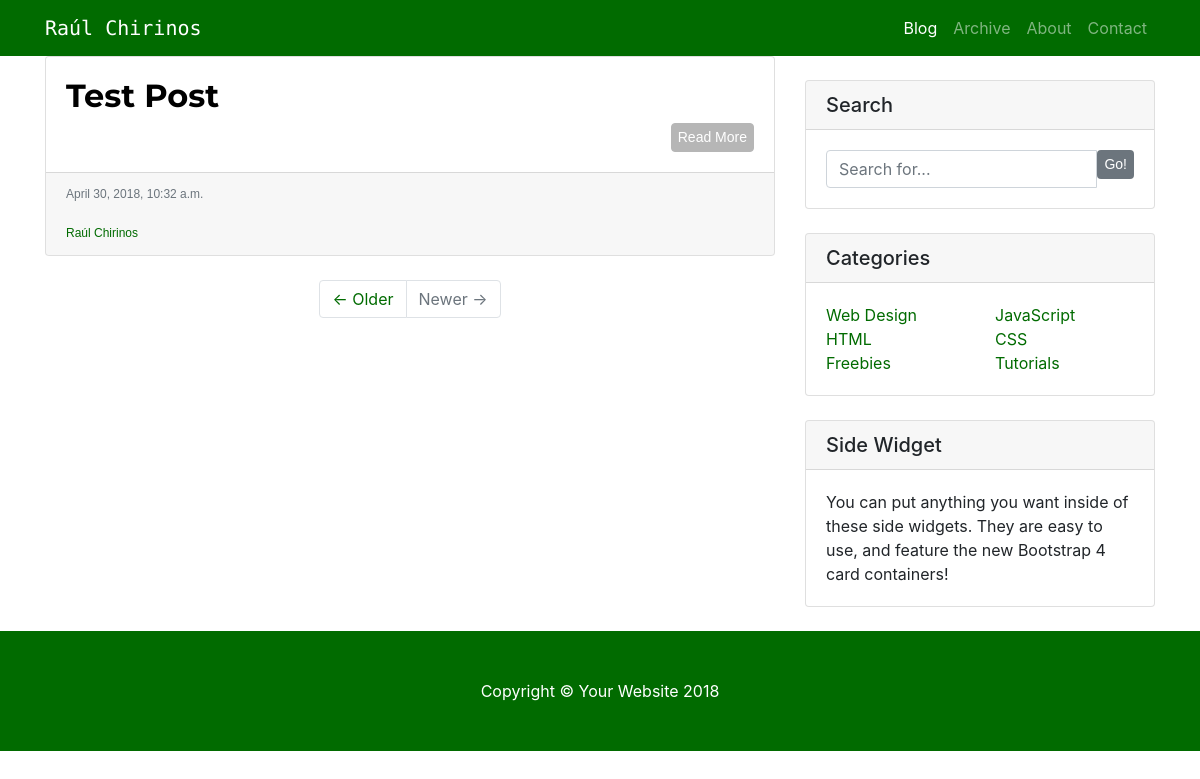
The app's page /, older data.
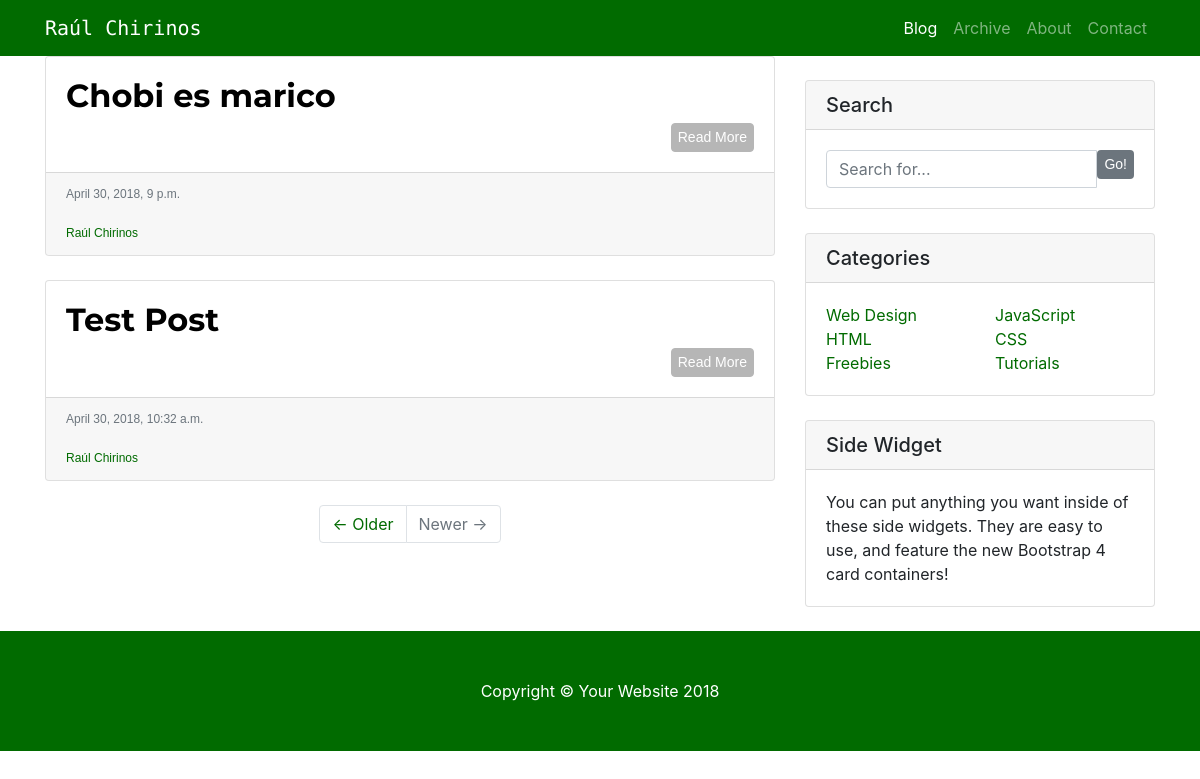
The same page, newer data.
### raulchirinos/models.py (models this page shows, shortened)
class Post(models.Model):
    title = models.CharField(max_length=255)
    body = MarkdownxField()
    tags = models.ManyToManyField(Tag)
    author = models.CharField(max_length=255, default='Raúl Chirinos')
    date = models.DateTimeField(auto_now_add=True, blank=True)
    slug = models.SlugField(max_length=500, unique=True, blank=True)
    class Meta:
        ordering = ['-date']
    @property
    def formatted_markdown(self):
        return markdownify(self.body)

### raulchirinos/templates/raulchirinos/index.html (shortened to what this page needs)
<!DOCTYPE html>
<html lang="en">
  <head>
    {% load static %}
    <link rel="stylesheet" type="text/css" href="{% static 'raulchirinos/bootstrap.min.css' %}" />
    <link href="{% static 'raulchirinos/blog-home.css' %}" rel="stylesheet">
  </head>
  <body>
    <nav class="navbar navbar-expand-lg navbar-dark bg-dark fixed-top">
      <div class="container">
        <a id='blog_title' href="/" class="navbar-brand" href="#">Raúl Chirinos</a>
        <div class="collapse navbar-collapse" id="navbarResponsive">
          <ul class="navbar-nav ml-auto">
            <li class="nav-item active">
              <a class="nav-link" href="/">Blog
              </a>
            </li>
            <li class="nav-item">
              <a class="nav-link" href="/archive">Archive</a>
            </li>
            <li class="nav-item">
              <a class="nav-link" href="#">About</a>
            </li>
            <li class="nav-item">
              <a class="nav-link" href="#">Contact</a>
            </li>
          </ul>
        </div>
      </div>
    </nav>
    <div class="container">
      <div class="row">
        <div class="col-md-8">
          {% for blog in object_list %}
            <div class="card mb-4">
              <div class="card-body">
                <h4> <a href="post/{{blog.slug}}" id="post_title" class="card-title">{{blog.title}}</a>  </h4>
                <a href="post/{{blog.slug}}" class="btn btn-primary">Read More</a>
              </div>
              <div class="card-footer text-muted">
                <p id="foot_page">{{blog.date}}</p>
                <a id="foot_page" href="#">{{blog.author}}</a>
              </div>
            </div>
          {% endfor %}
          <ul class="pagination justify-content-center mb-4">
            <li class="page-item">
              <a class="page-link" href="#">&larr; Older</a>
            </li>
            <li class="page-item disabled">
              <a class="page-link" href="#">Newer &rarr;</a>
            </li>
          </ul>
        </div>
        <div class="col-md-4">
          <div class="card my-4">
            <h5 class="card-header">Search</h5>
            <div class="card-body">
              <div class="input-group">
                <input type="text" class="form-control" placeholder="Search for...">
                <span class="input-group-btn">
                  <button class="btn btn-secondary" type="button">Go!</button>
                </span>
              </div>
            </div>
          </div>
          <div class="card my-4">
            <h5 class="card-header">Categories</h5>
            <div class="card-body">
              <div class="row">
                <div class="col-lg-6">
                  <ul class="list-unstyled mb-0">
                    <li>
                      <a href="#">Web Design</a>
                    </li>
                    <li>
                      <a href="#">HTML</a>
                    </li>
                    <li>
                      <a href="#">Freebies</a>
                    </li>
                  </ul>
                </div>
                <div class="col-lg-6">
                  <ul class="list-unstyled mb-0">
                    <li>
                      <a href="#">JavaScript</a>
                    </li>
                    <li>
                      <a href="#">CSS</a>
                    </li>
                    <li>
                      <a href="#">Tutorials</a>
                    </li>
                  </ul>
                </div>
              </div>
            </div>
          </div>
          <div class="card my-4">
            <h5 class="card-header">Side Widget</h5>
            <div class="card-body">
              You can put anything you want inside of these side widgets. They are easy to use, and feature the new Bootstrap 4 card containers!
            </div>
          </div>
        </div>
      </div>
    </div>
    <footer class="py-5 bg-dark">
      <div class="container">
        <p class="m-0 text-center text-white">Copyright &copy; Your Website 2018</p>
      </div>
    </footer>
  </body>
</html>

Row changes from the older to the newer data that the page shows:
added Post: title "Chobi es marico", date "April 30, 2018, 9 p.m.", author "Raúl Chirinos"
